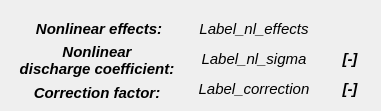
   <widget class="QWidget" name="gridLayoutWidget_5">
    <property name="geometry">
     <rect>
      <x>18</x>
      <y>260</y>
      <width>381</width>
      <height>111</height>
     </rect>
    </property>
    <layout class="QGridLayout" name="gridLayout_5">
     <property name="sizeConstraint">
      <enum>QLayout::SetNoConstraint</enum>
     </property>
     <property name="verticalSpacing">
      <number>0</number>
     </property>
     <item row="0" column="1">
      <layout class="QVBoxLayout" name="verticalLayout_12">
       <property name="sizeConstraint">
        <enum>QLayout::SetNoConstraint</enum>
       </property>
       <item>
        <widget class="QLabel" name="Label_nl_effects">
         <property name="sizePolicy">
          <sizepolicy hsizetype="Preferred" vsizetype="Preferred">
           <horstretch>0</horstretch>
           <verstretch>0</verstretch>
          </sizepolicy>
         </property>
         <property name="minimumSize">
          <size>
           <width>140</width>
           <height>35</height>
          </size>
         </property>
         <property name="maximumSize">
          <size>
           <width>140</width>
           <height>35</height>
          </size>
         </property>
         <property name="font">
          <font>
           <family>Arial</family>
           <pointsize>11</pointsize>
           <weight>50</weight>
           <italic>true</italic>
           <bold>false</bold>
          </font>
         </property>
         <property name="text">
          <string>Label_nl_effects</string>
         </property>
         <property name="alignment">
          <set>Qt::AlignCenter</set>
         </property>
        </widget>
       </item>
       <item>
        <widget class="QLabel" name="Label_nl_sigma">
         <property name="sizePolicy">
          <sizepolicy hsizetype="Preferred" vsizetype="Preferred">
           <horstretch>0</horstretch>
           <verstretch>0</verstretch>
          </sizepolicy>
         </property>
         <property name="minimumSize">
          <size>
           <width>140</width>
           <height>35</height>
          </size>
         </property>
         <property name="maximumSize">
          <size>
           <width>140</width>
           <height>35</height>
          </size>
         </property>
         <property name="font">
          <font>
           <family>Arial</family>
           <pointsize>11</pointsize>
           <weight>50</weight>
           <italic>true</italic>
           <bold>false</bold>
          </font>
         </property>
         <property name="text">
          <string>Label_nl_sigma</string>
         </property>
         <property name="alignment">
          <set>Qt::AlignCenter</set>
         </property>
        </widget>
       </item>
       <item>
        <widget class="QLabel" name="Label_correction">
         <property name="sizePolicy">
          <sizepolicy hsizetype="Preferred" vsizetype="Preferred">
           <horstretch>0</horstretch>
           <verstretch>0</verstretch>
          </sizepolicy>
         </property>
         <property name="minimumSize">
          <size>
           <width>140</width>
           <height>35</height>
          </size>
         </property>
         <property name="maximumSize">
          <size>
           <width>140</width>
           <height>35</height>
          </size>
         </property>
         <property name="font">
          <font>
           <family>Arial</family>
           <pointsize>11</pointsize>
           <weight>50</weight>
           <italic>true</italic>
           <bold>false</bold>
          </font>
         </property>
         <property name="text">
          <string>Label_correction</string>
         </property>
         <property name="alignment">
          <set>Qt::AlignCenter</set>
         </property>
        </widget>
       </item>
      </layout>
     </item>
     <item row="0" column="0">
      <layout class="QVBoxLayout" name="verticalLayout_13" stretch="0,0,0">
       <property name="spacing">
        <number>6</number>
       </property>
       <property name="sizeConstraint">
        <enum>QLayout::SetDefaultConstraint</enum>
       </property>
       <property name="leftMargin">
        <number>6</number>
       </property>
       <property name="rightMargin">
        <number>6</number>
       </property>
       <item>
        <widget class="QLabel" name="label_porosity_2">
         <property name="sizePolicy">
          <sizepolicy hsizetype="Preferred" vsizetype="Preferred">
           <horstretch>0</horstretch>
           <verstretch>0</verstretch>
          </sizepolicy>
         </property>
         <property name="minimumSize">
          <size>
           <width>160</width>
           <height>35</height>
          </size>
         </property>
         <property name="maximumSize">
          <size>
           <width>160</width>
           <height>35</height>
          </size>
         </property>
         <property name="font">
          <font>
           <family>Arial</family>
           <pointsize>11</pointsize>
           <weight>75</weight>
           <italic>true</italic>
           <bold>true</bold>
          </font>
         </property>
         <property name="text">
          <string> Nonlinear effects:</string>
         </property>
         <property name="alignment">
          <set>Qt::AlignCenter</set>
         </property>
        </widget>
       </item>
       <item>
        <widget class="QLabel" name="label_nonlinDischarge_2">
         <property name="sizePolicy">
          <sizepolicy hsizetype="Preferred" vsizetype="Preferred">
           <horstretch>0</horstretch>
           <verstretch>0</verstretch>
          </sizepolicy>
         </property>
         <property name="minimumSize">
          <size>
           <width>160</width>
           <height>35</height>
          </size>
         </property>
         <property name="maximumSize">
          <size>
           <width>160</width>
           <height>35</height>
          </size>
         </property>
         <property name="font">
          <font>
           <family>Arial</family>
           <pointsize>11</pointsize>
           <weight>75</weight>
           <italic>true</italic>
           <bold>true</bold>
          </font>
         </property>
         <property name="text">
          <string>Nonlinear 
discharge coefficient:</string>
         </property>
         <property name="alignment">
          <set>Qt::AlignCenter</set>
         </property>
        </widget>
       </item>
       <item>
        <widget class="QLabel" name="label_bias_3">
         <property name="sizePolicy">
          <sizepolicy hsizetype="Preferred" vsizetype="Preferred">
           <horstretch>0</horstretch>
           <verstretch>0</verstretch>
          </sizepolicy>
         </property>
         <property name="minimumSize">
          <size>
           <width>160</width>
           <height>35</height>
          </size>
         </property>
         <property name="maximumSize">
          <size>
           <width>160</width>
           <height>35</height>
          </size>
         </property>
         <property name="font">
          <font>
           <family>Arial</family>
           <pointsize>11</pointsize>
           <weight>75</weight>
           <italic>true</italic>
           <bold>true</bold>
          </font>
         </property>
         <property name="text">
          <string>Correction factor:</string>
         </property>
         <property name="alignment">
          <set>Qt::AlignCenter</set>
         </property>
        </widget>
       </item>
      </layout>
     </item>
     <item row="0" column="2">
      <layout class="QVBoxLayout" name="verticalLayout_14">
       <property name="sizeConstraint">
        <enum>QLayout::SetDefaultConstraint</enum>
       </property>
       <item>
        <widget class="QLabel" name="label_30">
         <property name="sizePolicy">
          <sizepolicy hsizetype="Preferred" vsizetype="Preferred">
           <horstretch>0</horstretch>
           <verstretch>0</verstretch>
          </sizepolicy>
         </property>
         <property name="minimumSize">
          <size>
           <width>40</width>
           <height>35</height>
          </size>
         </property>
         <property name="maximumSize">
          <size>
           <width>40</width>
           <height>35</height>
          </size>
         </property>
         <property name="font">
          <font>
           <family>Arial</family>
           <pointsize>11</pointsize>
           <weight>75</weight>
           <italic>true</italic>
           <bold>true</bold>
          </font>
         </property>
         <property name="text">
          <string/>
         </property>
         <property name="alignment">
          <set>Qt::AlignCenter</set>
         </property>
        </widget>
       </item>
       <item>
        <widget class="QLabel" name="label_18">
         <property name="sizePolicy">
          <sizepolicy hsizetype="Preferred" vsizetype="Preferred">
           <horstretch>0</horstretch>
           <verstretch>0</verstretch>
          </sizepolicy>
         </property>
         <property name="minimumSize">
          <size>
           <width>40</width>
           <height>35</height>
          </size>
         </property>
         <property name="maximumSize">
          <size>
           <width>40</width>
           <height>35</height>
          </size>
         </property>
         <property name="font">
          <font>
           <family>Arial</family>
           <pointsize>11</pointsize>
           <weight>75</weight>
           <italic>true</italic>
           <bold>true</bold>
          </font>
         </property>
         <property name="text">
          <string>[-]</string>
         </property>
         <property name="alignment">
          <set>Qt::AlignCenter</set>
         </property>
        </widget>
       </item>
       <item>
        <widget class="QLabel" name="label_19">
         <property name="sizePolicy">
          <sizepolicy hsizetype="Preferred" vsizetype="Preferred">
           <horstretch>0</horstretch>
           <verstretch>0</verstretch>
          </sizepolicy>
         </property>
         <property name="minimumSize">
          <size>
           <width>40</width>
           <height>35</height>
          </size>
         </property>
         <property name="maximumSize">
          <size>
           <width>40</width>
           <height>35</height>
          </size>
         </property>
         <property name="font">
          <font>
           <family>Arial</family>
           <pointsize>11</pointsize>
           <weight>75</weight>
           <italic>true</italic>
           <bold>true</bold>
          </font>
         </property>
         <property name="text">
          <string>[-]</string>
         </property>
         <property name="alignment">
          <set>Qt::AlignCenter</set>
         </property>
        </widget>
       </item>
      </layout>
     </item>
    </layout>
   </widget>
